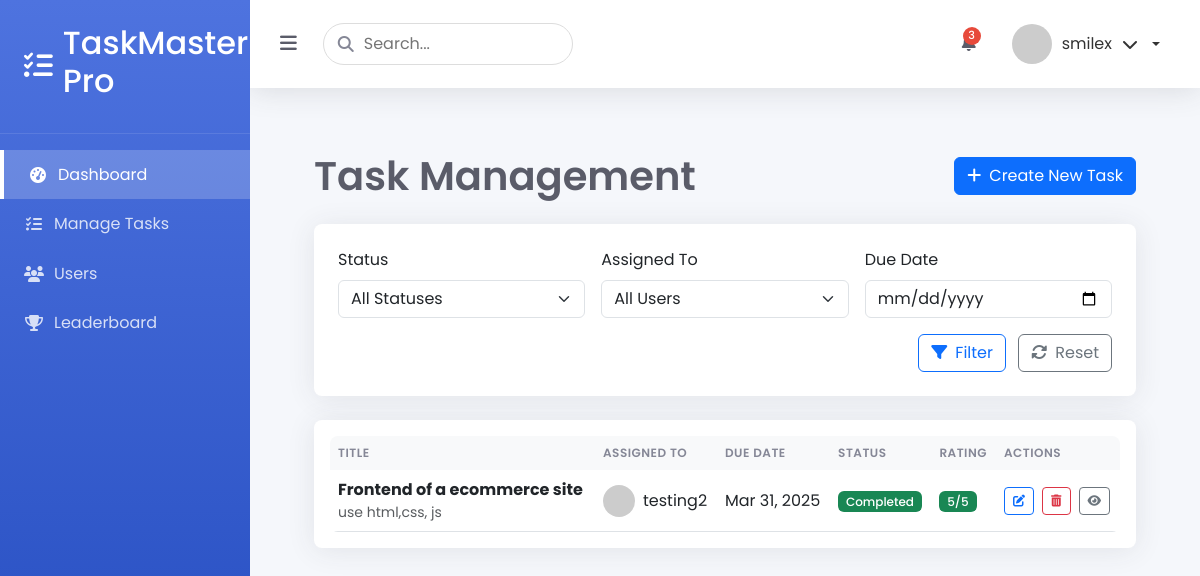
The page /manage-tasks/ (signed in) on the database as committed earlier.
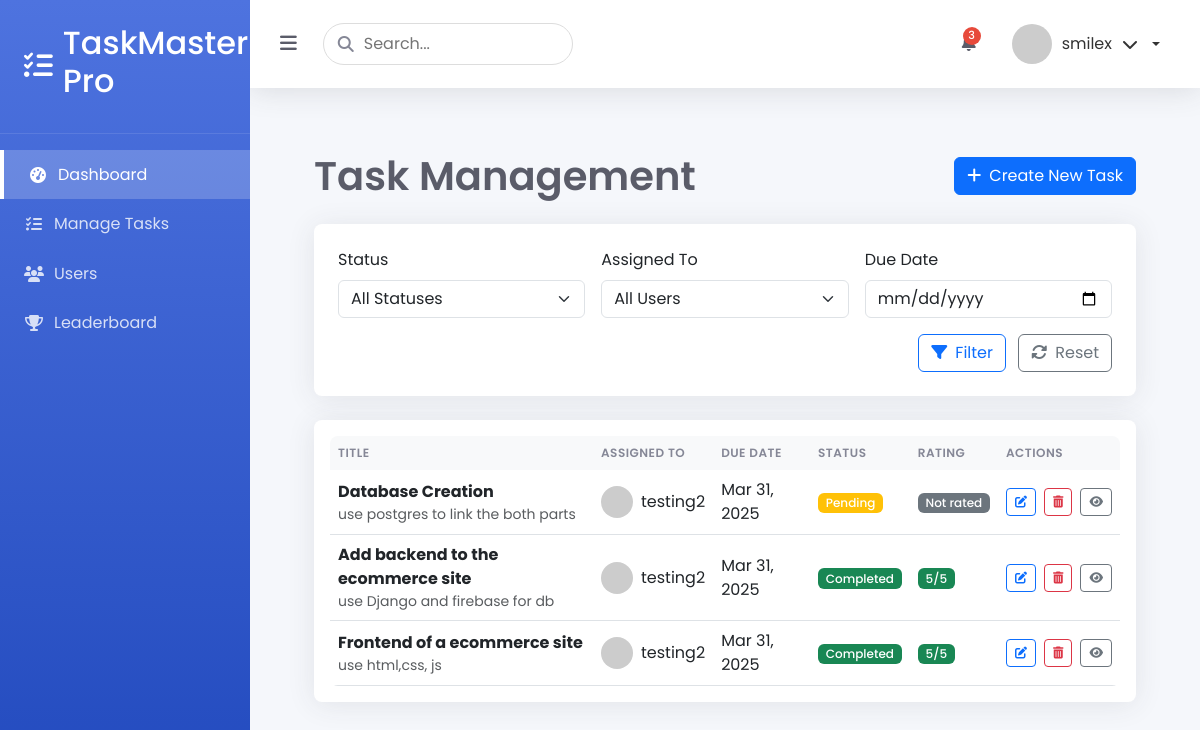
The same page on the database as committed later.
### myapp/models.py (models this page shows, shortened)
class CustomUser(AbstractUser):
    is_admin = models.BooleanField(default=False)
    points = models.IntegerField(default=0)
    rewards = models.IntegerField(default=0)

class Task(models.Model):
    STATUS_CHOICES = [
        ('pending', 'Pending'),
        ('in_progress', 'In Progress'),
        ('completed', 'Completed'),
        ('verified', 'Verified'),
    ]
    title = models.CharField(max_length=200)
    description = models.TextField()
    created_by = models.ForeignKey(CustomUser, on_delete=models.CASCADE, related_name='created_tasks')
    assigned_to = models.ForeignKey(CustomUser, on_delete=models.CASCADE, related_name='assigned_tasks')
    created_at = models.DateTimeField(auto_now_add=True)
    updated_at = models.DateTimeField(auto_now=True)
    due_date = models.DateTimeField()
    status = models.CharField(max_length=20, choices=STATUS_CHOICES, default='pending')
    rating = models.IntegerField(
        null=True,
        blank=True,
        validators=[MinValueValidator(1), MaxValueValidator(5)]
    )
    admin_notes = models.TextField(null=True, blank=True)
    tracker = FieldTracker()  # For tracking field changes

### myapp/views.py (the view)
# urls.py: path('manage-tasks/', manage_tasks, name='managetasks'),
@login_required
def manage_tasks(request):
    tasks = Task.objects.all().order_by('-created_at')
    users = CustomUser.objects.all()
    status_filter = request.GET.get('status')
    if status_filter:
        tasks = tasks.filter(status=status_filter)
    assigned_to_filter = request.GET.get('assigned_to')
    if assigned_to_filter:
        tasks = tasks.filter(assigned_to__id=assigned_to_filter)
    due_date_filter = request.GET.get('due_date')
    if due_date_filter:
        tasks = tasks.filter(due_date__date=due_date_filter)
    context = {
        'tasks': tasks,
        'users': users,
        'status_choices': Task.STATUS_CHOICES
    }
    return render(request, 'myapp/manage_tasks.html', context)

### myapp/templates/myapp/manage_tasks.html (shortened to what this page needs)
{% extends "myapp/base_admin.html" %}
{% load static %}
{% block content %}
<div class="admin-tasks-container">
    <div class="d-flex justify-content-between align-items-center mb-4">
        <h1 class="page-title">Task Management</h1>
        <a href="{% url 'create_task' %}" class="btn btn-primary">
            <i class="fas fa-plus me-2"></i>Create New Task
        </a>
    </div>
    <div class="card filter-card mb-4">
        <div class="card-body">
            <form class="row g-3">
                <div class="col-md-4">
                    <label class="form-label">Status</label>
                    <select class="form-select" name="status">
                        <option value="">All Statuses</option>
                    </select>
                </div>
                <div class="col-md-4">
                    <label class="form-label">Assigned To</label>
                    <select class="form-select" name="assigned_to">
                        <option value="">All Users</option>
                    </select>
                </div>
                <div class="col-md-4">
                    <label class="form-label">Due Date</label>
                    <input type="date" class="form-control" name="due_date" value="{{ request.GET.due_date }}">
                </div>
                <div class="col-12 text-end">
                    <button type="submit" class="btn btn-outline-primary me-2">
                        <i class="fas fa-filter me-2"></i>Filter
                    </button>
                    <a href="{% url 'managetasks' %}" class="btn btn-outline-secondary">
                        <i class="fas fa-sync-alt me-2"></i>Reset
                    </a>
                </div>
            </form>
        </div>
    </div>
    <div class="card">
        <div class="card-body">
            <div class="table-responsive">
                <table class="table table-hover align-middle">
                    <thead class="table-light">
                        <tr>
                            <th>Title</th>
                            <th>Assigned To</th>
                            <th>Due Date</th>
                            <th>Status</th>
                            <th>Rating</th>
                            <th>Actions</th>
                        </tr>
                    </thead>
                    <tbody>
                        {% for task in tasks %}
                        <tr>
                            <td>
                                <strong>{{ task.title }}</strong>
                                <p class="text-muted mb-0 small">{{ task.description|truncatechars:50 }}</p>
                            </td>
                            <td>
                                <div class="d-flex align-items-center">
                                    <img src="https://ui-avatars.com/api/?name={{ task.assigned_to.username }}&background=random"
                                         class="avatar-sm rounded-circle me-2"
                                         alt="{{ task.assigned_to.username }}">
                                    {{ task.assigned_to.username }}
                                </div>
                            </td>
                            <td>
                                {% if task.due_date %}
                                <span class="{% if task.is_overdue %}text-danger{% endif %}">
                                    {{ task.due_date|date:"M d, Y" }}
                                </span>
                                {% else %}
                                <span class="text-muted">No due date</span>
                                {% endif %}
                            </td>
                            <td>
                                <span class="badge
                                    {% if task.status == 'completed' %}bg-success
                                    {% elif task.status == 'in_progress' %}bg-info
                                    {% else %}bg-warning{% endif %}">
                                    {{ task.get_status_display }}
                                </span>
                            </td>
                            <td>
                                {% if task.rating %}
                                <span class="badge
                                    {% if task.rating >= 4 %}bg-success
                                    {% elif task.rating >= 2 %}bg-warning
                                    {% else %}bg-danger{% endif %}">
                                    {{ task.rating }}/5
                                </span>
                                {% else %}
                                <span class="badge bg-secondary">Not rated</span>
                                {% endif %}
                            </td>
                            <td>
                                <div class="d-flex gap-2">
                                    <a href="{% url 'edit_task' task.id %}" class="btn btn-sm btn-outline-primary" title="Edit">
                                        <i class="fas fa-edit"></i>
                                    </a>
                                    <button class="btn btn-sm btn-outline-danger delete-task-btn"
                                            title="Delete"
                                            data-task-id="{{ task.id }}"
                                            data-task-title="{{ task.title }}"
                                            data-delete-url="{% url 'delete_task' task.id %}">
                                        <i class="fas fa-trash-alt"></i>
                                    </button>
                                    <button class="btn btn-sm btn-outline-secondary view-task-btn"
                                            title="View Details"
                                            data-task-id="{{ task.id }}"
                                            data-task-title="{{ task.title }}"
                                            data-task-description="{{ task.description }}"
                                            data-task-status="{{ task.status }}"
                                            data-task-status-display="{{ task.get_status_display }}"
                                            data-task-assigned-to="{{ task.assigned_to.username }}"
                                            data-task-created-by="{{ task.created_by.username }}"
                                            data-task-created="{{ task.created_at|date:'M d, Y H:i' }}"
                                            data-task-due="{{ task.due_date|date:'M d, Y H:i' }}"
                                            data-task-rating="{{ task.rating|default:0 }}"
                                            data-task-is-overdue="{% if task.is_overdue %}true{% else %}false{% endif %}"
                                            data-task-notes="{{ task.admin_notes|default:'No notes' }}"
                                            data-edit-url="{% url 'edit_task' task.id %}">
                                        <i class="fas fa-eye"></i>
                                    </button>
                                </div>
                            </td>
                        </tr>
                        {% endfor %}
                    </tbody>
                </table>
            </div>
        </div>
    </div>
</div>
{% endblock %}

### myapp/templates/myapp/base_admin.html (shortened to what this page needs)
{% load static %}
<!DOCTYPE html>
<html lang="en">
<head>
    <link href="https://cdn.jsdelivr.net/npm/bootstrap@5.3.0/dist/css/bootstrap.min.css" rel="stylesheet">
    <link rel="stylesheet" href="https://cdnjs.cloudflare.com/ajax/libs/font-awesome/6.4.0/css/all.min.css">
    <link rel="stylesheet" href="{% static 'css/admin.css' %}">
</head>
<body class="admin-body">
    <div class="admin-container">
        <div class="admin-sidebar">
            <div class="sidebar-header">
                <div class="logo-container">
                    <i class="fas fa-tasks logo-icon"></i>
                    <h2>TaskMaster Pro</h2>
                </div>
            </div>
            <nav class="sidebar-nav">
                <a href="{% url 'admin_dashboard' %}" class="nav-item active">
                    <i class="fas fa-tachometer-alt"></i>
                    <span>Dashboard</span>
                </a>
                <a href="{% url 'managetasks' %}" class="nav-item">
                    <i class="fas fa-tasks"></i>
                    <span>Manage Tasks</span>
                </a>
                <a href="{% url 'users' %}" class="nav-item">
                    <i class="fas fa-users"></i>
                    <span>Users</span>
                </a>
                <a href="{% url 'leaderboard' %}" class="nav-item">
                    <i class="fas fa-trophy"></i>
                    <span>Leaderboard</span>
                </a>
            </nav>
        </div>
        <div class="admin-main">
            <header class="admin-header">
                <div class="header-left">
                    <button class="sidebar-toggle">
                        <i class="fas fa-bars"></i>
                    </button>
                    <div class="search-box">
                        <i class="fas fa-search"></i>
                        <input type="text" placeholder="Search...">
                    </div>
                </div>
                <div class="header-right">
                    <div class="notifications">
                        <span class="badge">3</span>
                    </div>
                    <div class="user-profile dropdown">
                        <div class="dropdown-toggle" data-bs-toggle="dropdown" aria-expanded="false">
                            <img src="https://ui-avatars.com/api/?name={{ request.user.username }}&background=random" alt="User">
                            <span>{{ request.user.username }}</span>
                            <i class="fas fa-chevron-down"></i>
                        </div>
                    </div>
                </div>
            </header>
            <main class="admin-content">
                {% block content %}{% endblock %}
            </main>
        </div>
    </div>
</body>
</html>

### static/css/admin.css (style rules this page uses)
:root { --primary: #4e73df; --secondary: #858796; --success: #1cc88a; --info: #36b9cc; --warning: #f6c23e; --danger: #e74a3b; --light: #f8f9fc; --dark: #5a5c69; --sidebar-width: 250px; }
body.admin-body { font-family: 'Poppins', sans-serif; background-color: #f5f7fb; color: #333; overflow-x: hidden; }
.admin-container { display: flex; min-height: 100vh; }
.admin-sidebar { width: var(--sidebar-width); background: linear-gradient(180deg, var(--primary) 0%, #224abe 100%); color: white; transition: all 0.3s; position: fixed; height: 100vh; z-index: 1000; }
.sidebar-header { padding: 1.5rem; border-bottom: 1px solid rgba(255, 255, 255, 0.1); }
.logo-container { display: flex; align-items: center; gap: 10px; }
.logo-icon { font-size: 1.8rem; }
.sidebar-nav { padding: 1rem 0; }
.nav-item { display: flex; align-items: center; padding: 0.8rem 1.5rem; color: rgba(255, 255, 255, 0.8); text-decoration: none; transition: all 0.3s; gap: 10px; }
.nav-item.active { background: rgba(255, 255, 255, 0.2); color: white; border-left: 4px solid white; }
.nav-item i { width: 20px; text-align: center; }
.admin-main { flex: 1; margin-left: var(--sidebar-width); transition: all 0.3s; }
.admin-header { background: white; padding: 1rem 1.5rem; display: flex; justify-content: space-between; align-items: center; box-shadow: 0 0.15rem 1.75rem 0 rgba(58, 59, 69, 0.15); position: sticky; top: 0; z-index: 100; }
.header-left, .header-right { display: flex; align-items: center; gap: 20px; }
.sidebar-toggle { background: none; border: none; color: var(--dark); font-size: 1.2rem; cursor: pointer; }
.search-box { position: relative; }
.search-box input { padding: 0.5rem 1rem 0.5rem 2.5rem; border-radius: 50px; border: 1px solid #ddd; width: 250px; transition: all 0.3s; }
.search-box i { position: absolute; left: 15px; top: 50%; transform: translateY(-50%); color: var(--secondary); }
.notifications { position: relative; color: var(--dark); cursor: pointer; }
.notifications .badge { position: absolute; top: -5px; right: -5px; background: var(--danger); color: white; border-radius: 50%; width: 18px; height: 18px; font-size: 0.7rem; display: flex; align-items: center; justify-content: center; }
.user-profile { display: flex; align-items: center; gap: 10px; cursor: pointer; }
.user-profile img { width: 40px; height: 40px; border-radius: 50%; object-fit: cover; }
.admin-content { padding: 2rem; }
.card { border: none; border-radius: 0.5rem; box-shadow: 0 0.15rem 1.75rem 0 rgba(58, 59, 69, 0.1); margin-bottom: 2rem; transition: transform 0.3s; }
.bg-success { background: var(--success); }
.bg-warning { background: var(--warning); }
.user-profile { position: relative; }
.user-profile .dropdown-toggle { display: flex; align-items: center; gap: 10px; cursor: pointer; padding: 0.5rem 1rem; border-radius: 50px; transition: all 0.3s; }

### myapp/templates/myapp/manage_tasks.html (style rules this page uses)
:root { --primary: #4e73df; --secondary: #858796; --success: #1cc88a; --info: #36b9cc; --warning: #f6c23e; --danger: #e74a3b; --light: #f8f9fc; --dark: #5a5c69; }
.admin-tasks-container { padding: 2rem; }
.page-title { font-weight: 600; color: var(--dark); margin: 0; }
.filter-card { border: none; box-shadow: 0 0.15rem 1.75rem 0 rgba(58, 59, 69, 0.1); }
.filter-card .card-body { padding: 1.5rem; }
.table-responsive { border-radius: 0.5rem; overflow: hidden; }
.table { margin-bottom: 0; }
.table thead th { border-bottom: none; font-weight: 600; text-transform: uppercase; font-size: 0.75rem; letter-spacing: 0.5px; color: var(--secondary); background-color: #f8f9fa; }
.table tbody tr { transition: all 0.2s; }
.avatar-sm { width: 32px; height: 32px; object-fit: cover; }
.badge { font-weight: 500; padding: 0.35em 0.65em; font-size: 0.75em; }
.btn-sm { padding: 0.25rem 0.5rem; font-size: 0.75rem; }

Rows that differ between the two databases and show on the page:
added Task: title "Database Creation", description "use postgres to link the both parts", assigned_to.username "testing2", due_date "Mar 31, 2025", status "Pending", shows "Not rated"
added Task: title "Add backend to the ecommerce site", description "use Django and firebase for db", assigned_to.username "testing2", due_date "Mar 31, 2025", status "Completed", rating "5"
